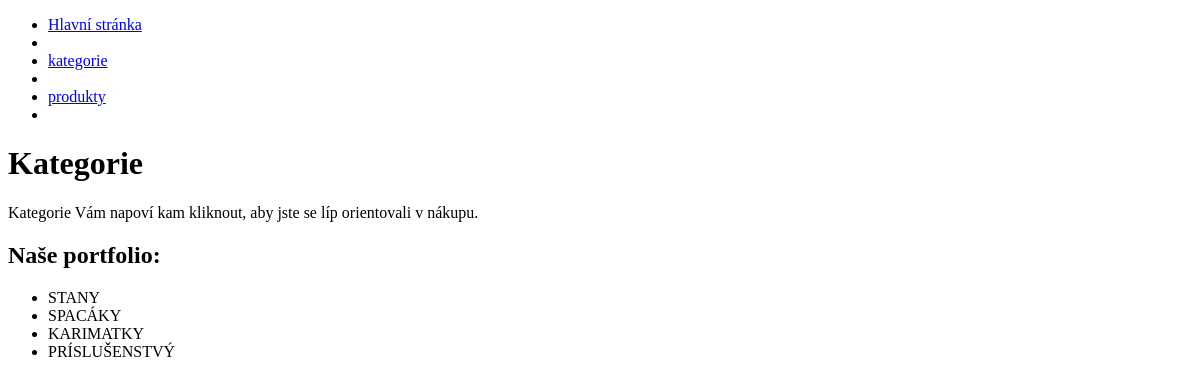
/kategorie/, run on an earlier commit of the app's database.
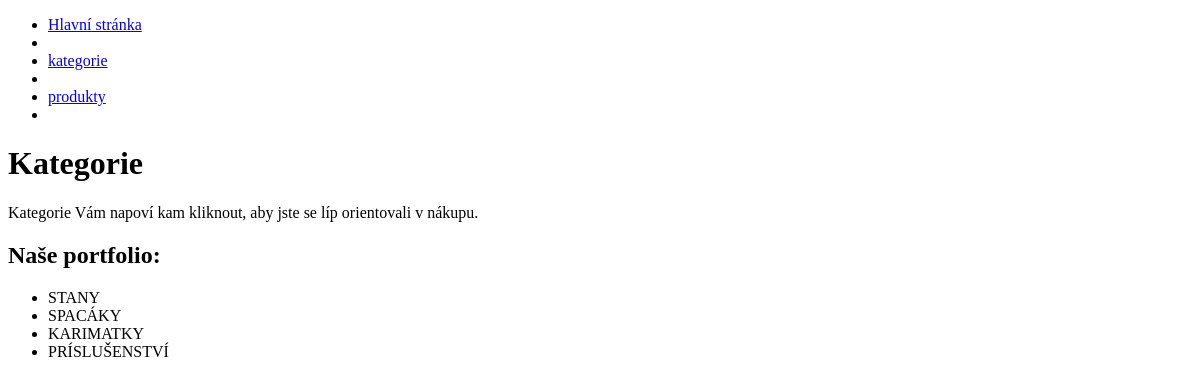
And on a later commit of the database.
### viewer/models.py (models this page shows, shortened)
class Categorie(models.Model):
    name = models.CharField(max_length=30)

### viewer/views.py (the view)
# urls.py: path('kategorie/', CategoriesView.as_view(), name='kategorie'),
class CategoriesView(TemplateView):
    template_name = "kategorie.html"
    extra_context = {
    "all_categories" : Categorie.objects.all()
    }

### viewer/templates/kategorie.html
 {% extends 'base.html' %}
    {% block content %}
    <h1>Kategorie</h1>
    <p>Kategorie Vám napoví kam kliknout, aby jste se líp orientovali v nákupu.</p>
    <h2>Naše portfolio:</h2>
    <ul>
        {% for categorie in all_categories %}
            <li>{{ categorie.name }}</li>
        {% endfor %}
    </ul>
     {% endblock %}

What changed in the data, as far as the page shows it:
changed Categorie: name "PRÍSLUŠENSTVÝ" → "PRÍSLUŠENSTVÍ"
